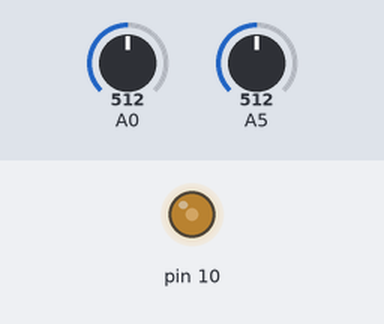
Simulated run of this program. Board: Arduino Uno, built with avr-gcc and run on an emulated ATmega328P. On the bench: output pins drawn as LEDs (lit = HIGH). The inputs (shaded band) are chosen by the test bench; at power-on: A5 = 512, A0 = 512.

Above: at 1.2 s.
1.3 s: A5 set to 515
4.3 s: A0 set to 490
7.3 s: A0 set to 456
8.8 s: A0 set to 0
At 10.0 s:
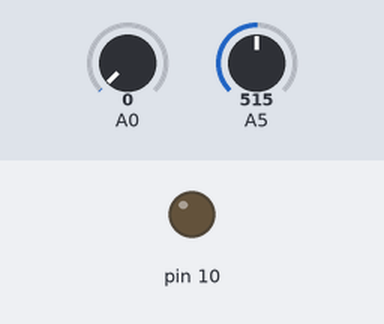
10.3 s: A0 set to 122
At 11.1 s:
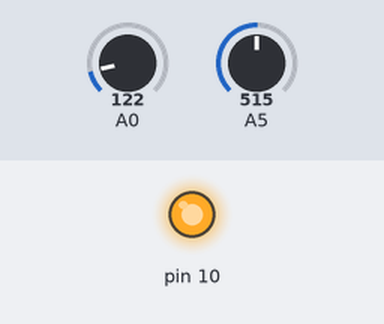
11.8 s: A5 set to 0
Timing chart, 0 to 15.8 s (numbered marks = the images above; inputs shaded):
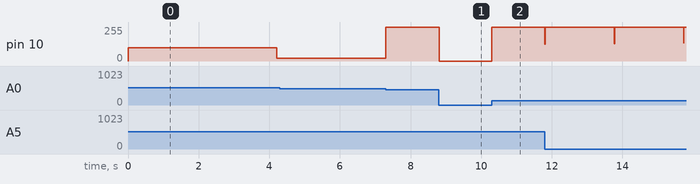

The program:

main.cpp
```cpp
#include <Arduino.h>
#include <FastPwmPin.h>

float Kp = 1.62f;
float Ki = 0.323;
float duty_cycle = 0.0f;
float THRESHOLD = 0.8f;
void setup() {
  Serial.begin(9600);
  pinMode(10,OUTPUT);
  FastPwmPin::enablePwmPin(10, 25000L, 50);
  pinMode(A0, INPUT);
  pinMode(A5, INPUT);
}

float sum_error = 0.0f;

void loop() {
  int vs = analogRead(A0);
  int vo = analogRead(A5);

  // Vbattery = 9v, vs = 920
  // 0-1 --> 0-255
  // Buck converter - D = Vo/Vs

  float error = 511.0f-(float)vo;
  sum_error += error;

  float latest_duty_cycle = (511.0f + Kp*error + Ki*sum_error) / (float)vs;

  if( abs(duty_cycle - latest_duty_cycle) >= THRESHOLD)
  {
    duty_cycle = latest_duty_cycle;
    analogWrite(10,(int)(duty_cycle * 255.0f));
  }
  delay(10);


}
```

Measured:
- after the input at 1.3 s, pin 10: 101/255 → 19/255 after 2.9 s
- after the input at 4.3 s, every drawn part: stays the same
- after the input at 8.8 s, pin 10: 255/255 → 0/255 at once
- after the input at 10.3 s, pin 10: 0/255 → 255/255 at once
